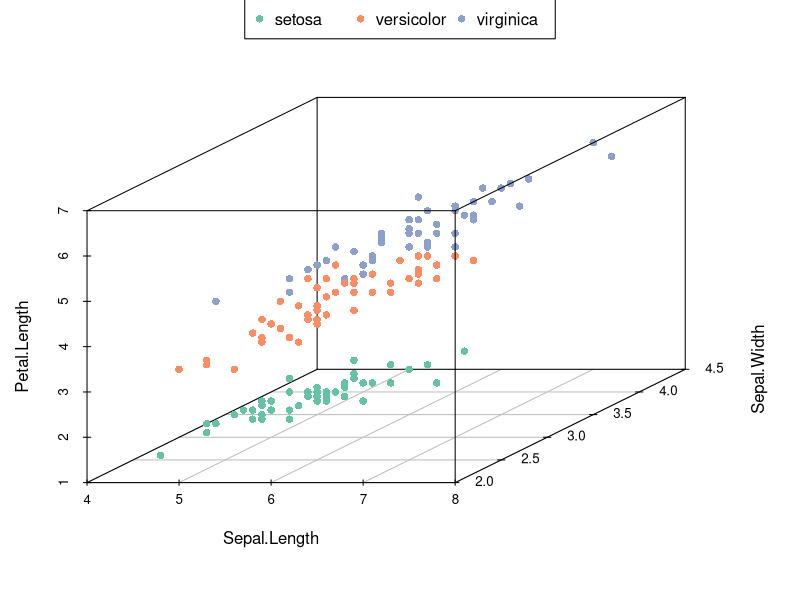
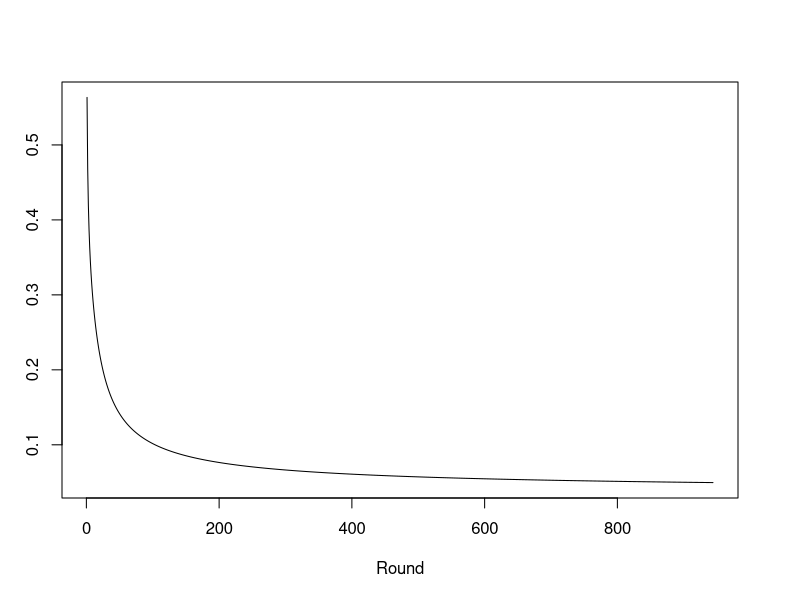

The R source for these figures, in order:
#### Softmax regression ####
library(dplyr)

## Data
data(iris)

iris %>% group_by(Species) %>% summarize(MeanSepal.L = mean(Sepal.Length),
                                      MeanSepal.W = mean(Sepal.Width),
                                      MeanPetal.L = mean(Petal.Length),
                                      MeanPetal.W = mean(Petal.Width))


data_train  <- as.matrix(iris %>% mutate(intercept = 1,
               Sepal.L = (Sepal.Length-mean(Sepal.Length))/sd(Sepal.Length),
               Sepal.W = (Sepal.Width-mean(Sepal.Width))/sd(Sepal.Width),
               Petal.L = (Petal.Length-mean(Petal.Length))/sd(Petal.Length),
               Petal.W = (Petal.Width- mean(Petal.Width))/sd(Petal.Width))%>%
               select(-c(Species,Sepal.Length,Sepal.Width,Petal.Length,Petal.Width)))

y_train <- data.frame(setosa= iris$Species=="setosa",
                      versicolor= iris$Species=="versicolor",
                      virginica= iris$Species=="virginica")


## Plot
library(scatterplot3d)
library(RColorBrewer)

colors <- brewer.pal(3,name="Set2")
colors <- colors[as.numeric(iris$Species)]
scatterplot3d(iris[,1:3], pch = 16, color=colors,angle = 45)
legend("top", legend = levels(iris$Species),
       col =  brewer.pal(3,name="Set2"), pch = 16, 
       inset = -0.2, xpd = TRUE, horiz = TRUE)
##http://www.sthda.com/english/wiki/scatterplot3d-3d-graphics-r-software-and-data-visualization

## Function
# calculate the probabilities of belonging to each type
classprob <- function(x,w)
{
  signal<- x %*% t(w)
  signal <- exp(signal-apply(signal,1,function(row){return(max(row))}))
  return(sweep(signal,1,rowSums(signal),FUN= "/"))
}
# calculate the change of weight vectors
norm_vec <- function(x) sqrt(sum(x^2))
# calculate the gradient
compugrad <- function(x,y,w)
{
  prob <- classprob(x,w)
  for (j in 1:n) # to n-1 would give the same result since softmax is overparameterized
  {  
    gradient[j,] <- -colMeans(x*(y[,j]-prob[,j]))
  }
  return(gradient)
}
# calculate the cross-entropy error
compuerror <-function(x,y,w)
{
  prob <- classprob(x,w)
  E <- 0
  for ( j in 1:n)
  {
    E <- E-mean(y[,j]*log(prob[,j]))
  }
  return(E)
}

## Parameter
rate <- 0.1
batchs <- 10 # batch gradient descent
epsilon <- 10^-4
threshold <- 0.00001

batchl <- ceiling(nrow(data_train)/batchs)
n <- ncol(y_train)
f <- dim(data_train)[2]

## Initialization
w <- matrix(rep(0,f*n),ncol=f)
gradient <- matrix(rep(0,f*n),ncol=f)
Evec <- NULL
run <- 0
change <- 3

## Algorithm
while(change>threshold)
{  
  for (i in 1:batchl)
  {
    if (i < batchl)
    {
      y_train_b <- y_train[((i-1)*batchs+1):(i*batchs),]
      data_train_b <- data_train[((i-1)*batchs+1):(i*batchs),]
    }
    else
    {
      y_train_b <- y_train[((i-1)*batchs+1):dim(data_train)[1],]
      data_train_b <- data_train[((i-1)*batchs+1):dim(data_train)[1],]
    }
    gradient <- compugrad(data_train_b,y_train_b,w) 
    
    ## check gradient
    #check <- matrix(0,nrow=dim(gradient)[1],ncol=dim(gradient)[2])
    #for (j in 1:dim(gradient)[1])
    #{
    #  for (k in 1 :dim(gradient)[2])
    #  {
    #    w_plus <- w
    #    w_plus[j,k] <- w_plus[j,k]+epsilon
    #    E_plus <- compuerror(data_train_b,y_train_b,w_plus)  
    #    w_moins <- w
    #    w_moins[j,k] <- w_moins[j,k]-epsilon
    #    E_moins <- compuerror(data_train_b,y_train_b,w_moins)  
    #    check[j,k] <-abs(gradient[j,k]-(E_plus-E_moins)/(epsilon*2)) < epsilon
    #  }
    #}
    #if (mean(check)!=1)
    #{break}
    
    w <- w - rate*gradient
  }
  E <- compuerror(data_train,y_train,w)
  Evec <- rbind(Evec,E)
  if (run >1)
  {
    change <- abs(Evec[run,]-Evec[run-1,])
  }
  run <-run +1
}

## Result
plot(Evec,type="l",ylab="Error",xlab="Round") # Cross entropy error decreases

y_prob <- classprob(data_train,w)
listy <- unique(iris$Species)
y_hat <-  apply(y_prob,1, function(row){return(listy[which(row==max(row))])})
length(which(y_hat!=iris$Species)) # Classification error

table(Species=iris$Species,Predicted=y_hat)
